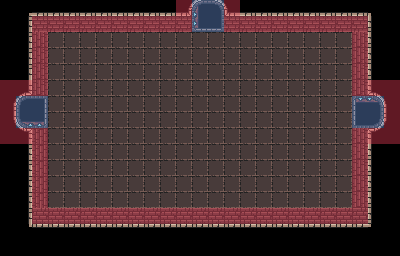

A level layout from a 2D game, rendered from its tile map. Below: a short description, then the map file with tile-grid data replaced by summaries:
An orthogonal 25x16 tile map with 16x16 px tiles, 3 tile layers (Tile Layer 1, wall meta, door meta), 2 tilesets.

<map version="1.8" tiledversion="1.8.4" orientation="orthogonal" renderorder="right-down" width="25" height="16" tilewidth="16" tileheight="16" infinite="0" nextlayerid="5" nextobjectid="1">
 <tileset firstgid="1" source="0x72_DungeonTilesetII_v1.4.tsx" />
 <tileset firstgid="1025" source="MetaSet.tsx" />
 <layer id="1" name="Tile Layer 1" width="25" height="16">
  <data>[400 cells, 353 non-empty, 15 distinct tile ids]</data>
 </layer>
 <layer id="3" name="wall meta" width="25" height="16" opacity="0.4">
  <data>[400 cells, 72 non-empty, 1 distinct tile ids]</data>
 </layer>
 <layer id="4" name="door meta" width="25" height="16" opacity="0.4">
  <data>[400 cells, 12 non-empty, 1 distinct tile ids]</data>
 </layer>
</map>
